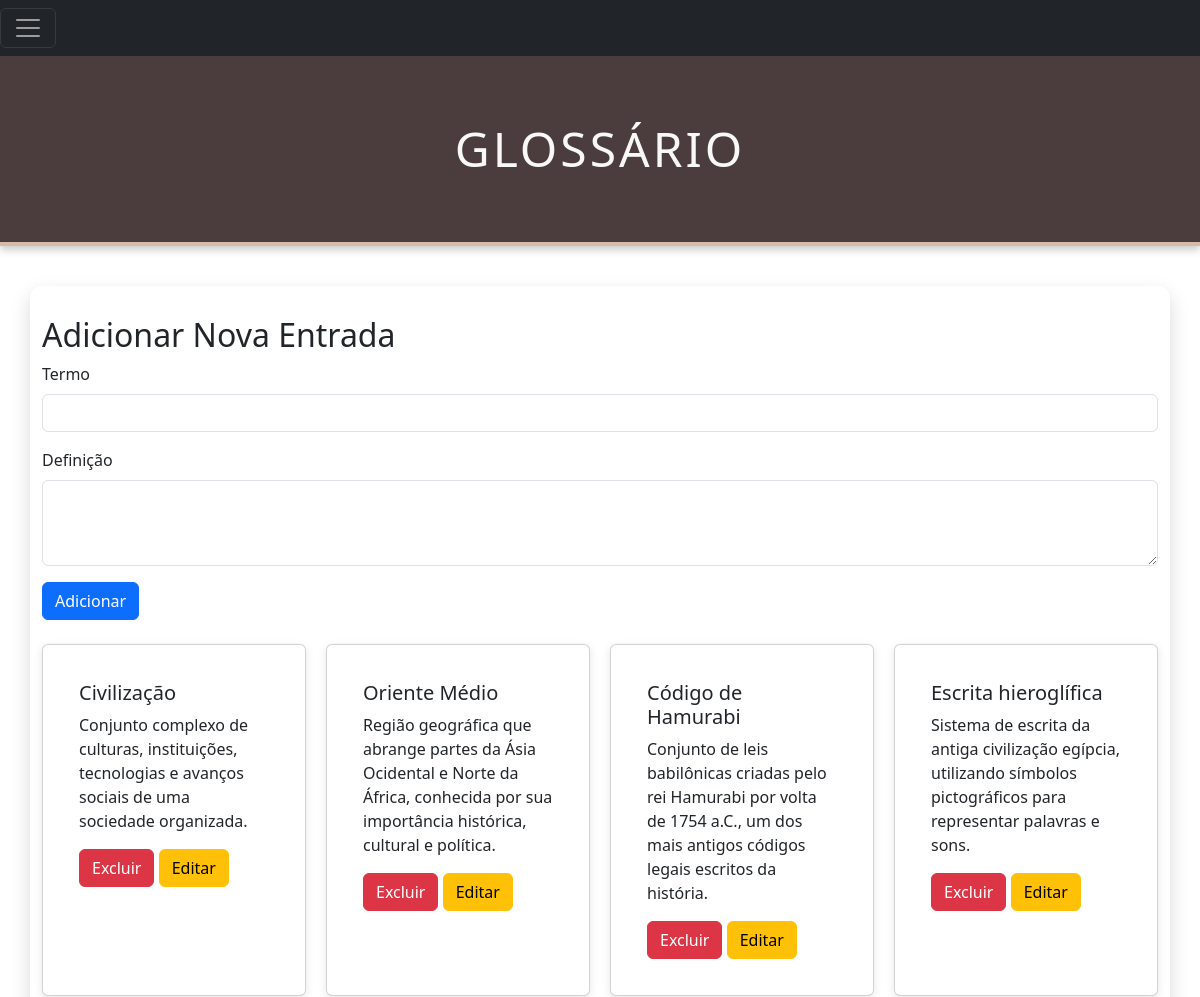
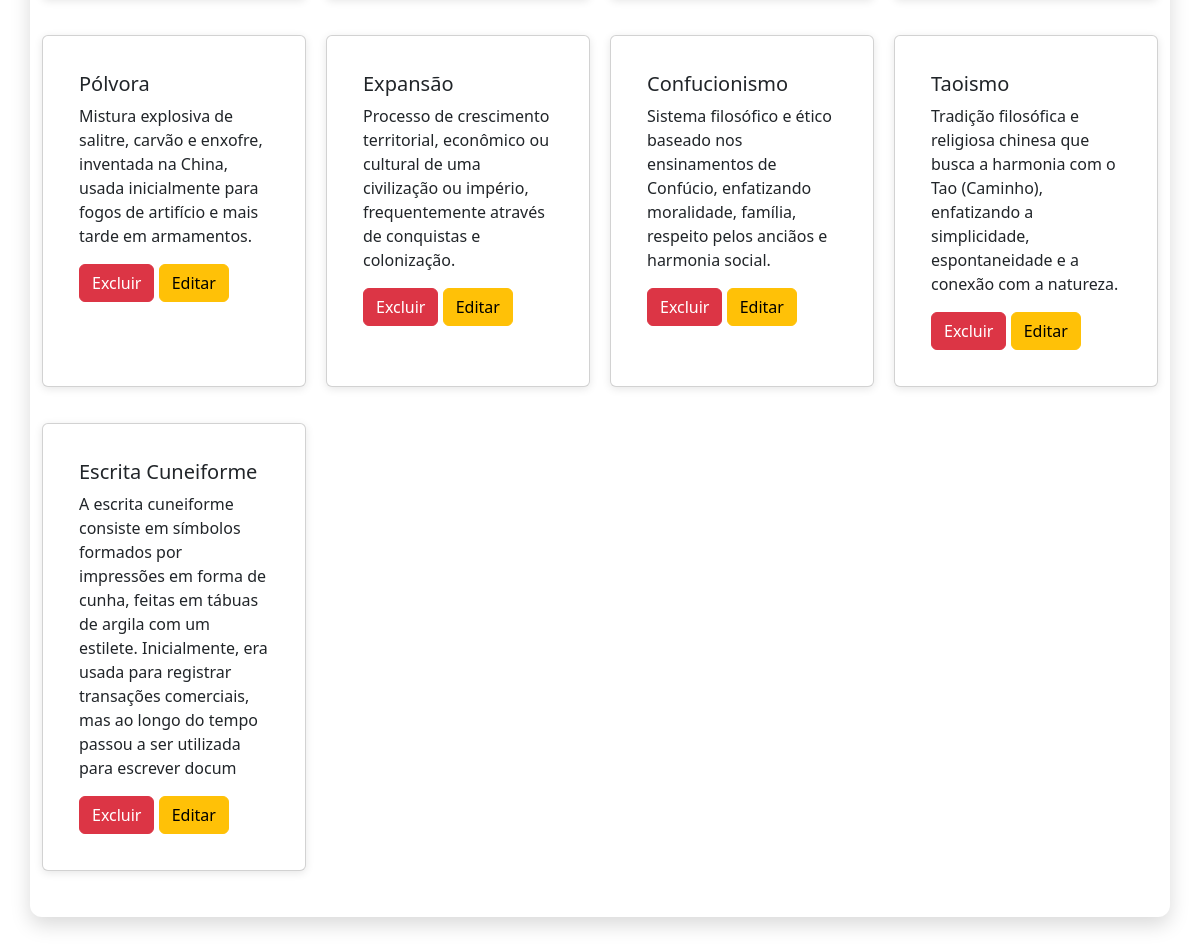
Page /paginas/glossario.php (signed in) on the committed database (2 pictures, top to bottom).
### tables this page shows
CREATE TABLE `glossario` (
  `id_palavra` int(11) NOT NULL,
  `titulo` varchar(150) NOT NULL,
  `descricao` varchar(255) NOT NULL
);

### paginas/glossario.php (the view, shortened to what this page needs)
<?php
include '../bd/database.php';
$sql = "SELECT * FROM glossario";
$result = $connection->query($sql);
?>
<!DOCTYPE html>
<html lang="en">
<head>
    <link rel="stylesheet" href="../css/glossario.css">
    <link href="https://cdn.jsdelivr.net/npm/bootstrap@5.3.0-alpha1/dist/css/bootstrap.min.css" rel="stylesheet">
</head>
<body>
<div class="pos-f-t">
    <nav class="navbar navbar-dark bg-dark">
        <button class="navbar-toggler" type="button" data-bs-toggle="offcanvas" data-bs-target="#offcanvasNavbar"
                aria-controls="offcanvasNavbar" aria-expanded="false" aria-label="Alterna navegação">
            <span class="navbar-toggler-icon"></span>
        </button>
    </nav>
</div>
<header>
    <h1 class="text-center my-4">Glossário</h1>
</header>
<div class="container">
    <?php if (isset($_SESSION['tipo_sessao']) && $_SESSION['tipo_sessao'] === 'administrador'): ?>
        <div class="mb-4">
            <h2>Adicionar Nova Entrada</h2>
            <form method="post" action="">
                <div class="mb-3">
                    <label for="term" class="form-label">Termo</label>
                    <input type="text" class="form-control" name="term" id="term" required>
                </div>
                <div class="mb-3">
                    <label for="definition" class="form-label">Definição</label>
                    <textarea class="form-control" name="definition" id="definition" rows="3" required></textarea>
                </div>
                <button type="submit" class="btn btn-primary">Adicionar</button>
            </form>
        </div>
    <?php endif; ?>
    <section class="cards-section" id="glossaryCards">
        <?php if ($result->num_rows > 0): ?>
            <?php while ($linha = $result->fetch_assoc()): ?>
                <div class="card mb-3">
                    <div class="card-body">
                        <h5 class="card-title"><?= htmlspecialchars($linha['titulo']) ?></h5>
                        <p class="card-text"><?= htmlspecialchars($linha['descricao']) ?></p>
                        <?php if (isset($_SESSION['tipo_sessao']) && $_SESSION['tipo_sessao'] === 'administrador'): ?>
                            <form method="post" action="" class="d-inline">
                                <button type="submit" class="btn btn-danger">Excluir</button>
                            </form>
                            <button class="btn btn-warning" onclick="fillEditForm(<?= $linha['id_palavra'] ?>, '<?= addslashes($linha['titulo']) ?>', '<?= addslashes($linha['descricao']) ?>')">Editar</button>
                        <?php endif; ?>
                    </div>
                </div>
            <?php endwhile; ?>
        <?php else: ?>
            <p class="text-center">Nenhuma entrada no glossário.</p>
        <?php endif; ?>
    </section>
</div>
</body>
</html>

### css/glossario.css (style rules this page uses)
body { font-family: 'Georgia', serif; background-color: #faf3e0; color: #3d3d3d; margin: 0; padding: 0; }
header { background-color: #4b3d3d; color: #f8f8f8; padding: 40px 0; text-align: center; box-shadow: 0px 4px 8px rgba(0, 0, 0, 0.2); border-bottom: 4px solid #d5bca7; }
header h1 { font-size: 48px; margin: 0; text-transform: uppercase; letter-spacing: 3px; }
.container { max-width: 1100px; margin: 40px auto; padding: 30px; background-color: #ffffff; box-shadow: 0px 8px 20px rgba(0, 0, 0, 0.15); border-radius: 12px; }
h2 { color: #4b3d3d; font-size: 28px; margin-bottom: 15px; }
.cards-section { display: grid; grid-template-columns: repeat(4, 1fr); gap: 20px; margin-top: 20px; }
.card { background-color: #f8f8f8; padding: 20px; border-radius: 8px; box-shadow: 0px 2px 8px rgba(0, 0, 0, 0.1); min-height: 150px; }

### rows in the picture
glossario: titulo "Civilização", descricao "Conjunto complexo de culturas, instituições, tecnologias e avanços sociais de uma sociedade organizada."
glossario: titulo "Oriente Médio", descricao "Região geográfica que abrange partes da Ásia Ocidental e Norte da África, conhecida por sua importância histórica, cultural e política."
glossario: titulo "Código de Hamurabi", descricao "Conjunto de leis babilônicas criadas pelo rei Hamurabi por volta de 1754 a.C., um dos mais antigos códigos legais escritos da história."
glossario: titulo "Escrita hieroglífica", descricao "Sistema de escrita da antiga civilização egípcia, utilizando símbolos pictográficos para representar palavras e sons."
glossario: titulo "Pólvora", descricao "Mistura explosiva de salitre, carvão e enxofre, inventada na China, usada inicialmente para fogos de artifício e mais tarde em armamentos."
glossario: titulo "Expansão", descricao "Processo de crescimento territorial, econômico ou cultural de uma civilização ou império, frequentemente através de conquistas e colonização."
glossario: titulo "Confucionismo", descricao "Sistema filosófico e ético baseado nos ensinamentos de Confúcio, enfatizando moralidade, família, respeito pelos anciãos e harmonia social."
glossario: titulo "Taoismo", descricao "Tradição filosófica e religiosa chinesa que busca a harmonia com o Tao (Caminho), enfatizando a simplicidade, espontaneidade e a conexão com a natureza."
glossario: titulo "Escrita Cuneiforme", descricao "A escrita cuneiforme consiste em símbolos formados por impressões em forma de cunha, feitas em tábuas de argila com um estilete. Inicialmente, era usada para registrar transações comerciais, mas ao longo do tempo passou a ser utilizada para escrever docum"
